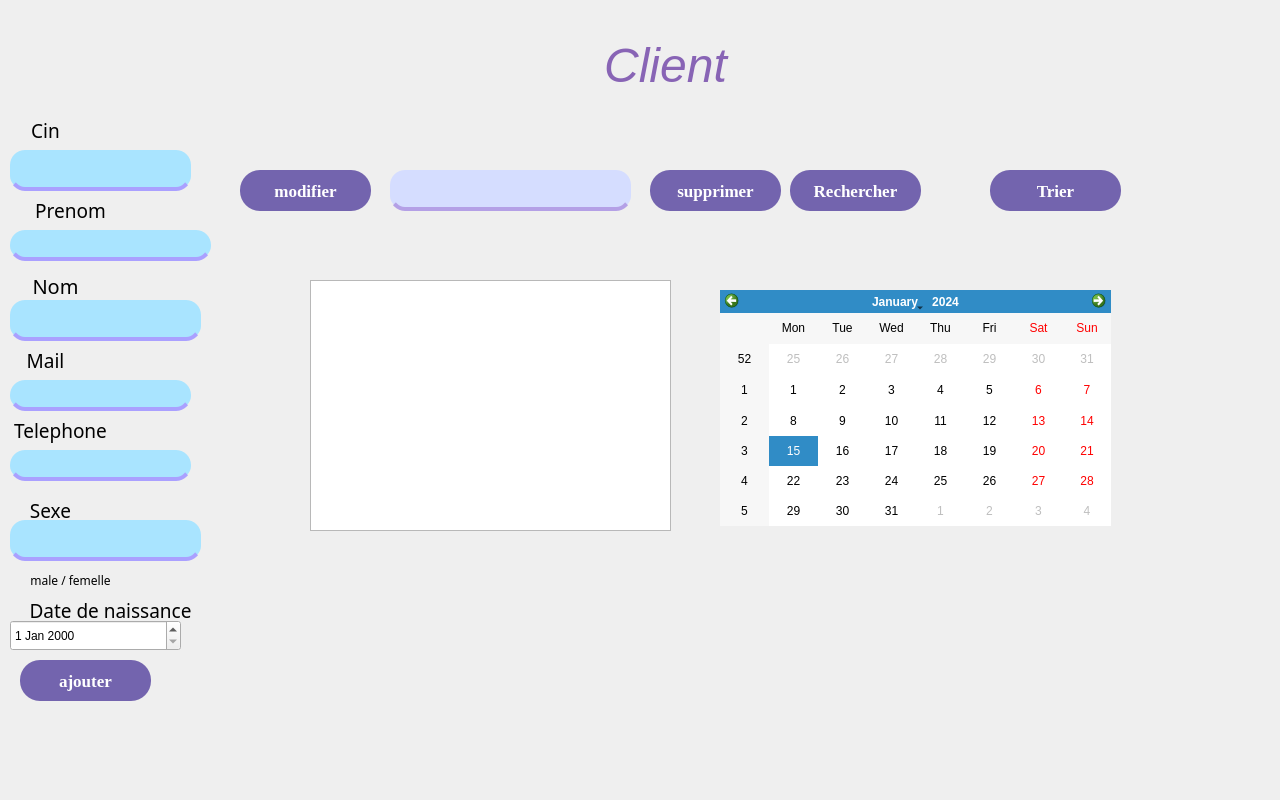
      <widget class="QWidget" name="tab_3">
       <attribute name="title">
        <string>Tab 1</string>
       </attribute>
       <widget class="QLabel" name="label">
        <property name="geometry">
         <rect>
          <x>120</x>
          <y>70</y>
          <width>1151</width>
          <height>721</height>
         </rect>
        </property>
        <property name="lineWidth">
         <number>-9</number>
        </property>
        <property name="midLineWidth">
         <number>4</number>
        </property>
        <property name="text">
         <string/>
        </property>
        <property name="textFormat">
         <enum>Qt::MarkdownText</enum>
        </property>
        <property name="pixmap">
         <pixmap>../../Pictures/Screenshots/Capture d'écran 2024-10-27 141852.png</pixmap>
        </property>
        <property name="scaledContents">
         <bool>true</bool>
        </property>
       </widget>
       <widget class="QLineEdit" name="L8">
        <property name="geometry">
         <rect>
          <x>390</x>
          <y>170</y>
          <width>241</width>
          <height>41</height>
         </rect>
        </property>
        <property name="styleSheet">
         <string notr="true">QLineEdit
{
	color:black;
	background-color: rgb(213, 221, 255);
	border:none;
	border-bottom:4px solid rgb(180, 160, 230);
	border-radius:15px;
}

QLineEdit:Focus
{
	border:4px solid rgb(170,160 , 255);
}
</string>
        </property>
        <property name="text">
         <string/>
        </property>
       </widget>
       <widget class="QPushButton" name="chercher">
        <property name="geometry">
         <rect>
          <x>790</x>
          <y>170</y>
          <width>131</width>
          <height>41</height>
         </rect>
        </property>
        <property name="font">
         <font>
          <family>Times New Roman</family>
          <pointsize>13</pointsize>
          <weight>75</weight>
          <italic>false</italic>
          <bold>true</bold>
         </font>
        </property>
        <property name="styleSheet">
         <string notr="true">QPushButton
{
border:none;
color: white;
background-color: rgb(115, 100, 174);
font: 600 13pt &quot;Times New Roman&quot;;
border-radius:20px;
}

QPushButton:Hover
{
background-color: rgb(75,0,130);
}

QPushButton:pressed
{
border-bottom:5px solid rgb(75,0,130);
}</string>
        </property>
        <property name="text">
         <string>Rechercher</string>
        </property>
       </widget>
       <widget class="QPushButton" name="supprimer">
        <property name="geometry">
         <rect>
          <x>650</x>
          <y>170</y>
          <width>131</width>
          <height>41</height>
         </rect>
        </property>
        <property name="font">
         <font>
          <family>Times New Roman</family>
          <pointsize>13</pointsize>
          <weight>75</weight>
          <italic>false</italic>
          <bold>true</bold>
         </font>
        </property>
        <property name="styleSheet">
         <string notr="true">QPushButton
{
border:none;
color: white;
background-color: rgb(115, 100, 174);
font: 600 13pt &quot;Times New Roman&quot;;
border-radius:20px;
}

QPushButton:Hover
{
background-color: rgb(75,0,130);
}

QPushButton:pressed
{
border-bottom:5px solid rgb(75,0,130);
}</string>
        </property>
        <property name="text">
         <string>supprimer</string>
        </property>
       </widget>
       <widget class="QPushButton" name="trier">
        <property name="geometry">
         <rect>
          <x>990</x>
          <y>170</y>
          <width>131</width>
          <height>41</height>
         </rect>
        </property>
        <property name="font">
         <font>
          <family>Times New Roman</family>
          <pointsize>13</pointsize>
          <weight>75</weight>
          <italic>false</italic>
          <bold>true</bold>
         </font>
        </property>
        <property name="styleSheet">
         <string notr="true">QPushButton
{
border:none;
color: white;
background-color: rgb(115, 100, 174);
font: 600 13pt &quot;Times New Roman&quot;;
border-radius:20px;
}

QPushButton:Hover
{
background-color: rgb(75,0,130);
}
QPushButton:pressed
{
border-bottom:5px solid rgb(75,0,130);
}</string>
        </property>
        <property name="text">
         <string>Trier</string>
        </property>
       </widget>
       <widget class="QLabel" name="medicaments">
        <property name="geometry">
         <rect>
          <x>330</x>
          <y>30</y>
          <width>671</width>
          <height>71</height>
         </rect>
        </property>
        <property name="styleSheet">
         <string notr="true">background-color: transparent;
color: rgb(136, 100, 181);
font: 900 9pt &quot;Segoe UI Black&quot;;</string>
        </property>
        <property name="text">
         <string>&lt;html&gt;&lt;head/&gt;&lt;body&gt;&lt;p align=&quot;center&quot;&gt;&lt;span style=&quot; font-size:36pt; font-style:italic;&quot;&gt;Client&lt;/span&gt;&lt;/p&gt;&lt;/body&gt;&lt;/html&gt;</string>
        </property>
       </widget>
       <widget class="QLineEdit" name="L4">
        <property name="geometry">
         <rect>
          <x>10</x>
          <y>150</y>
          <width>181</width>
          <height>41</height>
         </rect>
        </property>
        <property name="styleSheet">
         <string notr="true">QLineEdit
{
	color:black;
	background-color: rgb(169, 228, 255);
	border:none;
	border-bottom:4px solid rgb(170,160 , 255) ;
	border-radius:15px;
}

QLineEdit:Focus
{
	border:4px solid rgb(170,160 , 255);
}
</string>
        </property>
        <property name="text">
         <string/>
        </property>
       </widget>
       <widget class="QLineEdit" name="L2">
        <property name="geometry">
         <rect>
          <x>10</x>
          <y>230</y>
          <width>201</width>
          <height>31</height>
         </rect>
        </property>
        <property name="styleSheet">
         <string notr="true">QLineEdit
{
	color:black;
	background-color: rgb(169, 228, 255);
	border:none;
	border-bottom:4px solid rgb(170,160 , 255) ;
	border-radius:15px;
}

QLineEdit:Focus
{
	border:4px solid rgb(170,160 , 255);
}
</string>
        </property>
        <property name="text">
         <string/>
        </property>
       </widget>
       <widget class="QLineEdit" name="L1">
        <property name="geometry">
         <rect>
          <x>10</x>
          <y>300</y>
          <width>191</width>
          <height>41</height>
         </rect>
        </property>
        <property name="styleSheet">
         <string notr="true">QLineEdit
{
	color:black;
	background-color: rgb(169, 228, 255);
	border:none;
	border-bottom:4px solid rgb(170,160 , 255) ;
	border-radius:15px;
}

QLineEdit:Focus
{
	border:4px solid rgb(170,160 , 255);
}
</string>
        </property>
        <property name="text">
         <string/>
        </property>
       </widget>
       <widget class="QLineEdit" name="L5">
        <property name="geometry">
         <rect>
          <x>10</x>
          <y>380</y>
          <width>181</width>
          <height>31</height>
         </rect>
        </property>
        <property name="styleSheet">
         <string notr="true">QLineEdit
{
	color:black;
	background-color: rgb(169, 228, 255);
	border:none;
	border-bottom:4px solid rgb(170,160 , 255) ;
	border-radius:15px;
}

QLineEdit:Focus
{
	border:4px solid rgb(170,160 , 255);
}
</string>
        </property>
        <property name="text">
         <string/>
        </property>
       </widget>
       <widget class="QLineEdit" name="L6">
        <property name="geometry">
         <rect>
          <x>10</x>
          <y>450</y>
          <width>181</width>
          <height>31</height>
         </rect>
        </property>
        <property name="styleSheet">
         <string notr="true">QLineEdit
{
	color:black;
	background-color: rgb(169, 228, 255);
	border:none;
	border-bottom:4px solid rgb(170,160 , 255) ;
	border-radius:15px;
}

QLineEdit:Focus
{
	border:4px solid rgb(170,160 , 255);
}
</string>
        </property>
        <property name="text">
         <string/>
        </property>
       </widget>
       <widget class="QLineEdit" name="L7">
        <property name="geometry">
         <rect>
          <x>10</x>
          <y>520</y>
          <width>191</width>
          <height>41</height>
         </rect>
        </property>
        <property name="styleSheet">
         <string notr="true">QLineEdit
{
	color:black;
	background-color: rgb(169, 228, 255);
	border:none;
	border-bottom:4px solid rgb(170,160 , 255) ;
	border-radius:15px;
}

QLineEdit:Focus
{
	border:4px solid rgb(170,160 , 255);
}
</string>
        </property>
        <property name="text">
         <string/>
        </property>
       </widget>
       <widget class="QLabel" name="Prix">
        <property name="geometry">
         <rect>
          <x>0</x>
          <y>110</y>
          <width>91</width>
          <height>41</height>
         </rect>
        </property>
        <property name="font">
         <font>
          <family>Sitka</family>
          <pointsize>14</pointsize>
          <weight>50</weight>
          <bold>false</bold>
          <strikeout>false</strikeout>
         </font>
        </property>
        <property name="styleSheet">
         <string notr="true">background-color: transparent;
color: rgb(0, 0, 0);</string>
        </property>
        <property name="frameShape">
         <enum>QFrame::NoFrame</enum>
        </property>
        <property name="text">
         <string>Cin</string>
        </property>
        <property name="alignment">
         <set>Qt::AlignCenter</set>
        </property>
       </widget>
       <widget class="QLabel" name="Libelle">
        <property name="geometry">
         <rect>
          <x>-20</x>
          <y>190</y>
          <width>181</width>
          <height>41</height>
         </rect>
        </property>
        <property name="font">
         <font>
          <family>Sitka</family>
          <pointsize>14</pointsize>
          <weight>50</weight>
          <bold>false</bold>
          <strikeout>false</strikeout>
         </font>
        </property>
        <property name="styleSheet">
         <string notr="true">background-color: transparent;
color: rgb(0, 0, 0);</string>
        </property>
        <property name="frameShape">
         <enum>QFrame::NoFrame</enum>
        </property>
        <property name="text">
         <string>Prenom</string>
        </property>
        <property name="alignment">
         <set>Qt::AlignCenter</set>
        </property>
       </widget>
       <widget class="QLabel" name="ID">
        <property name="geometry">
         <rect>
          <x>20</x>
          <y>270</y>
          <width>71</width>
          <height>31</height>
         </rect>
        </property>
        <property name="font">
         <font>
          <family>Sitka</family>
          <pointsize>15</pointsize>
          <weight>50</weight>
          <bold>false</bold>
          <strikeout>false</strikeout>
         </font>
        </property>
        <property name="styleSheet">
         <string notr="true">background-color: transparent;
color: rgb(0, 0, 0);</string>
        </property>
        <property name="frameShape">
         <enum>QFrame::NoFrame</enum>
        </property>
        <property name="text">
         <string>Nom</string>
        </property>
        <property name="alignment">
         <set>Qt::AlignCenter</set>
        </property>
       </widget>
       <widget class="QLabel" name="Prix_5">
        <property name="geometry">
         <rect>
          <x>0</x>
          <y>340</y>
          <width>91</width>
          <height>41</height>
         </rect>
        </property>
        <property name="font">
         <font>
          <family>Sitka</family>
          <pointsize>14</pointsize>
          <weight>50</weight>
          <bold>false</bold>
          <strikeout>false</strikeout>
         </font>
        </property>
        <property name="styleSheet">
         <string notr="true">background-color: transparent;
color: rgb(0, 0, 0);</string>
        </property>
        <property name="frameShape">
         <enum>QFrame::NoFrame</enum>
        </property>
        <property name="text">
         <string>Mail</string>
        </property>
        <property name="alignment">
         <set>Qt::AlignCenter</set>
        </property>
       </widget>
       <widget class="QLabel" name="Prix_7">
        <property name="geometry">
         <rect>
          <x>0</x>
          <y>410</y>
          <width>121</width>
          <height>41</height>
         </rect>
        </property>
        <property name="font">
         <font>
          <family>Sitka</family>
          <pointsize>14</pointsize>
          <weight>50</weight>
          <bold>false</bold>
          <strikeout>false</strikeout>
         </font>
        </property>
        <property name="styleSheet">
         <string notr="true">background-color: transparent;
color: rgb(0, 0, 0);</string>
        </property>
        <property name="frameShape">
         <enum>QFrame::NoFrame</enum>
        </property>
        <property name="text">
         <string>Telephone</string>
        </property>
        <property name="alignment">
         <set>Qt::AlignCenter</set>
        </property>
       </widget>
       <widget class="QLabel" name="Quantite">
        <property name="geometry">
         <rect>
          <x>-40</x>
          <y>490</y>
          <width>181</width>
          <height>41</height>
         </rect>
        </property>
        <property name="font">
         <font>
          <family>Sitka</family>
          <pointsize>14</pointsize>
          <weight>50</weight>
          <bold>false</bold>
          <strikeout>false</strikeout>
         </font>
        </property>
        <property name="styleSheet">
         <string notr="true">background-color: transparent;
color: rgb(0, 0, 0);</string>
        </property>
        <property name="frameShape">
         <enum>QFrame::NoFrame</enum>
        </property>
        <property name="text">
         <string>Sexe</string>
        </property>
        <property name="alignment">
         <set>Qt::AlignCenter</set>
        </property>
       </widget>
       <widget class="QLabel" name="Quantite_2">
        <property name="geometry">
         <rect>
          <x>-40</x>
          <y>560</y>
          <width>221</width>
          <height>41</height>
         </rect>
        </property>
        <property name="minimumSize">
         <size>
          <width>181</width>
          <height>0</height>
         </size>
        </property>
        <property name="font">
         <font>
          <family>Sitka</family>
          <pointsize>9</pointsize>
          <weight>50</weight>
          <bold>false</bold>
          <strikeout>false</strikeout>
         </font>
        </property>
        <property name="styleSheet">
         <string notr="true">background-color: transparent;
color: rgb(0, 0, 0);</string>
        </property>
        <property name="frameShape">
         <enum>QFrame::NoFrame</enum>
        </property>
        <property name="text">
         <string>male / femelle</string>
        </property>
        <property name="alignment">
         <set>Qt::AlignCenter</set>
        </property>
       </widget>
       <widget class="QPushButton" name="ajouter">
        <property name="geometry">
         <rect>
          <x>20</x>
          <y>660</y>
          <width>131</width>
          <height>41</height>
         </rect>
        </property>
        <property name="font">
         <font>
          <family>Times New Roman</family>
          <pointsize>13</pointsize>
          <weight>75</weight>
          <italic>false</italic>
          <bold>true</bold>
         </font>
        </property>
        <property name="styleSheet">
         <string notr="true">QPushButton
{
border:none;
color: white;
background-color: rgb(115, 100, 174);
font: 600 13pt &quot;Times New Roman&quot;;
border-radius:20px;
}

QPushButton:Hover
{
background-color: rgb(75,0,130);
}

QPushButton:pressed
{
border-bottom:5px solid rgb(75,0,130);
}</string>
        </property>
        <property name="text">
         <string>ajouter</string>
        </property>
       </widget>
       <widget class="QTableView" name="tableView">
        <property name="geometry">
         <rect>
          <x>310</x>
          <y>280</y>
          <width>361</width>
          <height>251</height>
         </rect>
        </property>
       </widget>
       <widget class="QPushButton" name="modifier">
        <property name="geometry">
         <rect>
          <x>240</x>
          <y>170</y>
          <width>131</width>
          <height>41</height>
         </rect>
        </property>
        <property name="font">
         <font>
          <family>Times New Roman</family>
          <pointsize>13</pointsize>
          <weight>75</weight>
          <italic>false</italic>
          <bold>true</bold>
         </font>
        </property>
        <property name="styleSheet">
         <string notr="true">QPushButton
{
border:none;
color: white;
background-color: rgb(115, 100, 174);
font: 600 13pt &quot;Times New Roman&quot;;
border-radius:20px;
}

QPushButton:Hover
{
background-color: rgb(75,0,130);
}

QPushButton:pressed
{
border-bottom:5px solid rgb(75,0,130);
}</string>
        </property>
        <property name="text">
         <string>modifier</string>
        </property>
       </widget>
       <widget class="QDateEdit" name="date">
        <property name="geometry">
         <rect>
          <x>10</x>
          <y>620</y>
          <width>171</width>
          <height>31</height>
         </rect>
        </property>
       </widget>
       <widget class="QLabel" name="Quantite_3">
        <property name="geometry">
         <rect>
          <x>0</x>
          <y>590</y>
          <width>221</width>
          <height>41</height>
         </rect>
        </property>
        <property name="font">
         <font>
          <family>Sitka</family>
          <pointsize>14</pointsize>
          <weight>50</weight>
          <bold>false</bold>
          <strikeout>false</strikeout>
         </font>
        </property>
        <property name="styleSheet">
         <string notr="true">background-color: transparent;
color: rgb(0, 0, 0);</string>
        </property>
        <property name="frameShape">
         <enum>QFrame::NoFrame</enum>
        </property>
        <property name="text">
         <string>Date de naissance</string>
        </property>
        <property name="alignment">
         <set>Qt::AlignCenter</set>
        </property>
       </widget>
       <widget class="QCalendarWidget" name="calendarWidget">
        <property name="geometry">
         <rect>
          <x>720</x>
          <y>290</y>
          <width>391</width>
          <height>236</height>
         </rect>
        </property>
       </widget>
      </widget>
